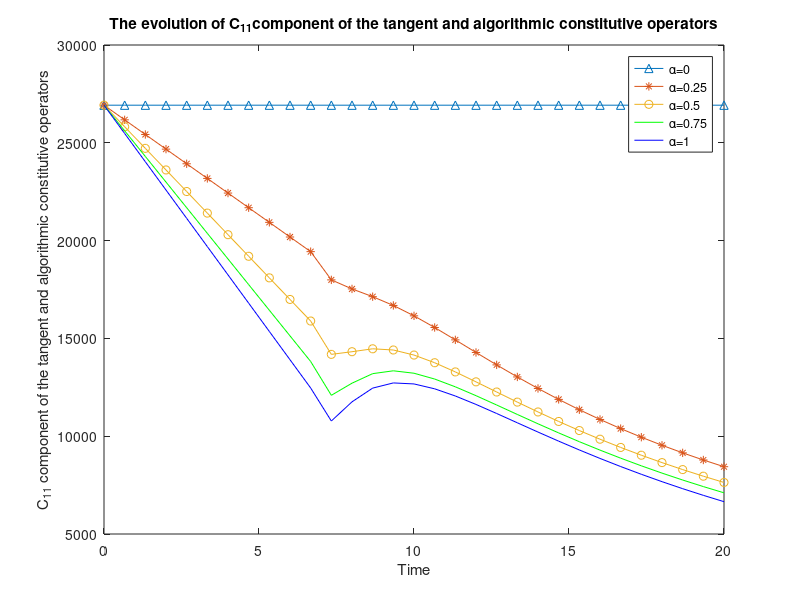

Here is the MATLAB script that generated this plot:
clc;clear all; close all;
load s3s1.mat
load s3s2.mat
load s3s3.mat
load s3s4.mat
load s3s5.mat
plot(X,Y,'^-',A,B,'*-',C,D,'o-',E,F,'g-',G,H,'b-')
title('The evolution of C_{11}component of the tangent and algorithmic constitutive operators')
xlabel('Time')
ylabel('C_{11} component of the tangent and algorithmic constitutive operators')
legend('\alpha=0','\alpha=0.25','\alpha=0.5','\alpha=0.75','\alpha=1')